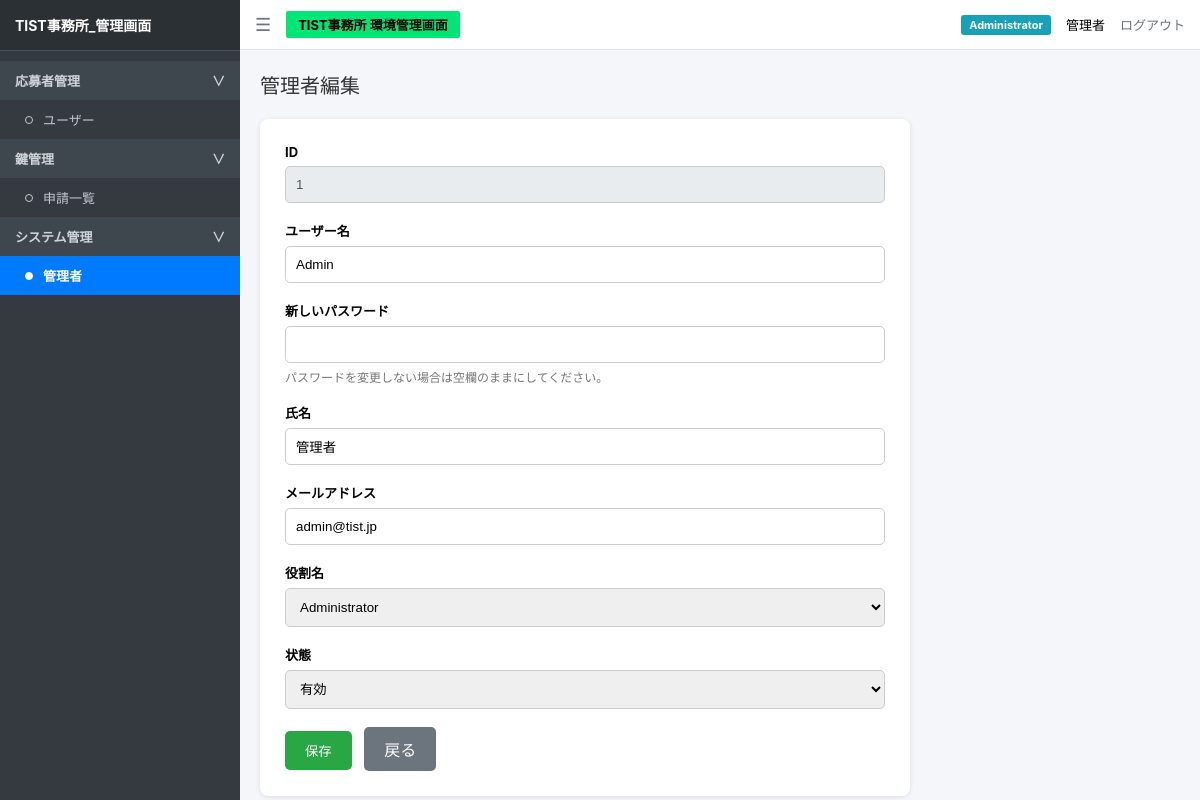
The page /admin/managers/1/edit (signed in) on the database as committed earlier.
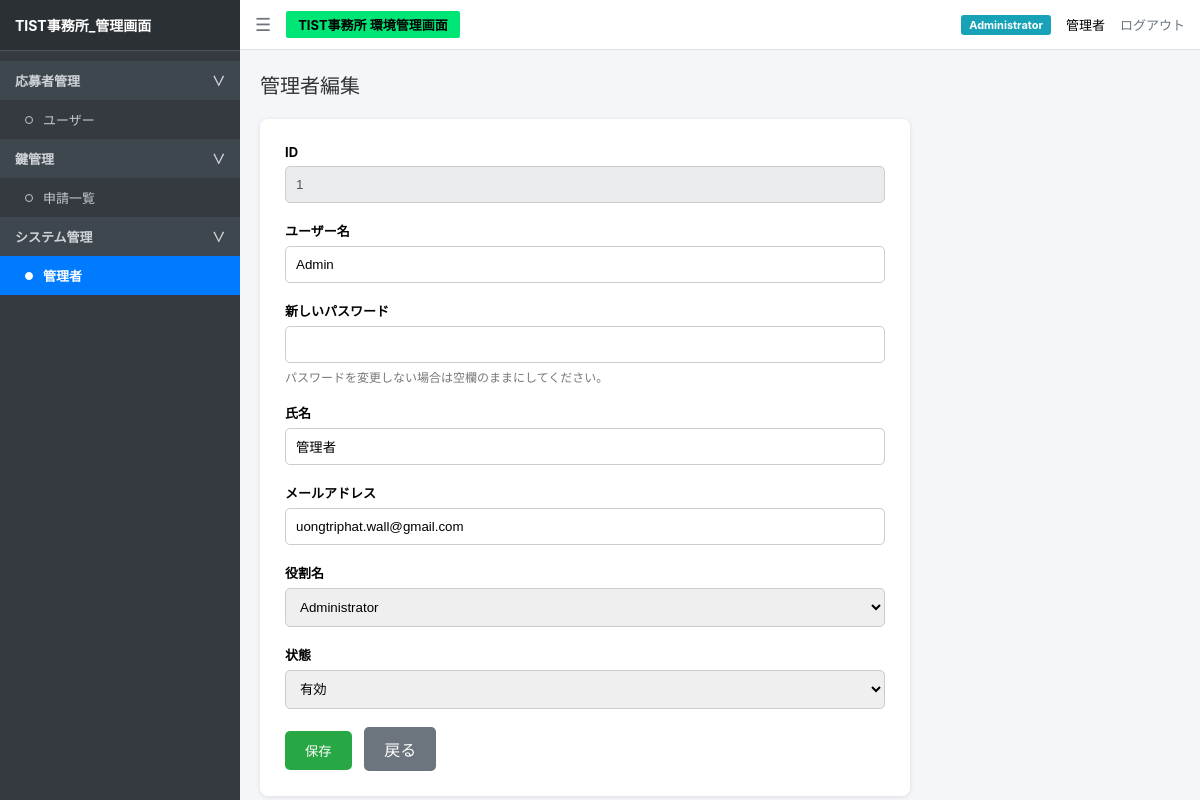
The same page on the database as committed later.
### tables this page shows
CREATE TABLE managers (
            id INTEGER PRIMARY KEY AUTOINCREMENT,
            username TEXT UNIQUE NOT NULL,
            password TEXT,
            name TEXT NOT NULL,
            email TEXT,
            role TEXT NOT NULL,
            status TEXT NOT NULL
        , phone TEXT, student_id TEXT, discord_id TEXT, department TEXT, school_class TEXT);

### app.py (the view, shortened to what this page needs)
@app.route("/admin/managers/<int:manager_id>/edit", methods=["GET", "POST"])
def manager_edit(manager_id):
    if not session.get("logged_in"):
        return redirect("/login")
    conn = sqlite3.connect(app.config["DATABASE"])
    conn.row_factory = sqlite3.Row
    cur = conn.cursor()
    if request.method == "GET":
        cur.execute("""
            SELECT id, username, name, email, role, status
            FROM managers
            WHERE id = ?
        """, (manager_id,))
        manager = cur.fetchone()
        conn.close()
        if not manager:
            return "管理者が見つかりません", 404
        return render_template(
            "manager_edit.html",
            manager=manager
        )

### app.py (called while the page is built)
def is_admin():
    return bool(session.get('logged_in') and session.get('role') in ADMIN_ROLES)

@app.before_request
def admin_access_control():
    if session.get('logged_in'):
        with sqlite3.connect(app.config['DATABASE']) as con:
            info = con.execute("SELECT status,role FROM managers WHERE id=?",(session.get('manager_id'),)).fetchone()
        if not info or info[0] != '有効' or info[1] != session.get('role') or not session.get('otp_verified'):
            session.clear()
            return redirect(url_for('login'))
    sensitive = ('/admin', '/users', '/approve/', '/reject/', '/delete/')
    if request.path.startswith(sensitive) and not is_admin():
        return redirect(url_for('login')) if not session.get('logged_in') else ('アクセス権限がありません。', 403)
    if request.path.startswith('/admin/managers') and session.get('role') != 'Administrator':
        return 'アクセス権限がありません。', 403

### templates/manager_edit.html (shortened to what the changed rows need)
<!DOCTYPE html>
<html lang="ja">
<head>
<link rel="stylesheet" href="{{ url_for('static', filename='css/style.css') }}">
</head>
<body>
<div class="main-wrapper">
    <div class="navbar">
        <div class="navbar-right">
            <span class="badge-admin">
                {{ session.get("role", "Administrator") }}
            </span>
            <span>
                {{ session.get("name", "管理者") }}
            </span>
            <a href="/logout" class="logout-btn">
                ログアウト
            </a>
        </div>
    </div>
    <div class="content">
        <h2 class="page-title">
            管理者編集
        </h2>
        <div class="form-card">
            <form method="post">
                <div class="form-group">
                    <label>ID</label>
                    <input
                        type="text"
                        value="{{ manager.id }}"
                        disabled
                    >
                </div>
                <div class="form-group">
                    <label>ユーザー名</label>
                    <input
                        type="text"
                        name="username"
                        value="{{ manager.username }}"
                        required
                    >
                </div>
                <div class="form-group">
                    <label>氏名</label>
                    <input
                        type="text"
                        name="name"
                        value="{{ manager.name }}"
                        required
                    >
                </div>
                <div class="form-group">
                    <label>メールアドレス</label>
                    <input
                        type="email"
                        name="email"
                        value="{{ manager.email or '' }}"
                    >
                </div>
                <div class="form-group">
                    <label>役割名</label>
                    <select name="role">
                        <option
                            value="Administrator"
                            {% if manager.role == 'Administrator' %}
                                selected
                            {% endif %}
                        >
                            Administrator
                        </option>
                    </select>
                </div>
                <div class="form-group">
                    <label>状態</label>
                    <select name="status">
                        <option
                            value="有効"
                            {% if manager.status == '有効' %}
                                selected
                            {% endif %}
                        >
                            有効
                        </option>
                    </select>
                </div>
            </form>
        </div>
    </div>
</div>
</body>
</html>

Rows that differ between the two databases and show on the page:
changed managers "管理者": email "admin@tist.jp" → "uongtriphat.wall@gmail.com"
